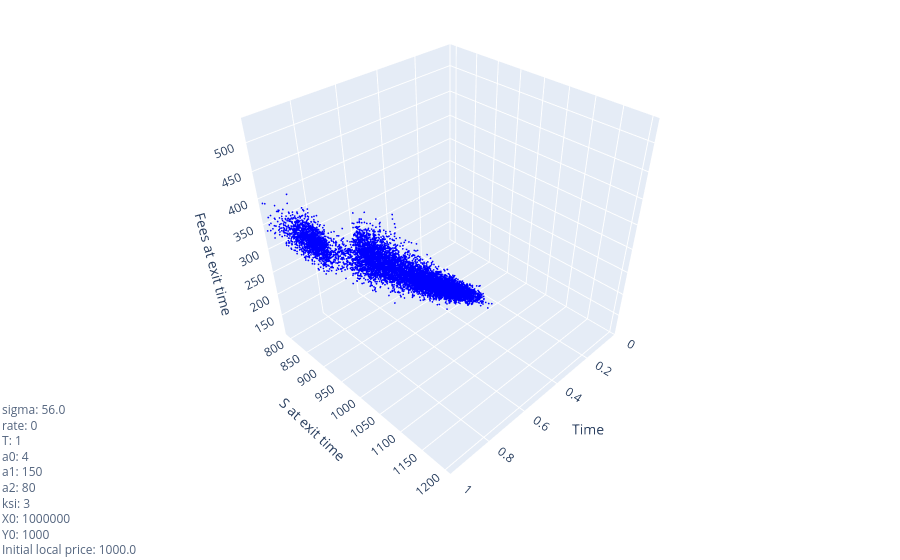

Notebook source saved alongside this figure:
### Code cell
# Solving the AMM problem using Longstaff-Schwartz method
amm_solver2_obj.amm_model(BM_type=BM_type)

amm_paths = amm_solver2_obj.get_paths()['amm_model_0']
res_LS = amm_solver2_obj.longstaff_schwartz(paths=amm_paths, deg=2, problem_type='amm')

# Prepare data for plotting
external_mid_price_S_LS = amm_solver2_obj.get_paths()['external_mid_price_S']
asset_Z = amm_solver2_obj.get_paths()['asset_Z']
fees_R = amm_solver2_obj.get_paths()['fees']

input_params = amm_solver2_obj.get_params()

t_ = np.zeros(shape=(params_grid['n_paths'], params_grid['n_steps'] + 1))
t_[:,:] = np.linspace(0, params_glob['T'], params_grid['n_steps'] + 1)

value_function_LS = res_LS['V_matrix']

x = t_[np.arange(params_grid['n_paths']), res_LS['stopping_time']]       
y = external_mid_price_S_LS[np.arange(params_grid['n_paths']), res_LS['stopping_time']] #- asset_Z[np.arange(params_grid['n_paths']), res_LS['stopping_time']]
z = fees_R[np.arange(params_grid['n_paths']), res_LS['stopping_time']] 

# Plotting the results in 3D
fig = go.Figure(data=go.Scatter3d(
    x=x,       
    y=y,       
    z=z, 
    mode='markers',
    line=dict(color='blue'),
    marker=dict(size=1)
))

fig.update_layout(
    scene=dict(
        xaxis_title='Time',
        yaxis_title='S at exit time',
        zaxis_title='Fees at exit time',
        xaxis=dict(range=[0, params_glob['T']]),
    ),
    scene_camera=dict(
        eye=dict(x=1.5, y=1.5, z=1.5),
        center=dict(x=0, y=0, z=-0.2) 
    ),
    margin=dict(l=0, r=0, t=0, b=0)
)

params_text = (
    f"sigma: {input_params['sigma']}<br>"
    f"rate: {input_params['rate']}<br>"
    f"T: {input_params['T']}<br>"
    f"a0: {input_params['a0']}<br>"
    f"a1: {input_params['a1']}<br>"
    f"a2: {input_params['a2']}<br>"
    f"ksi: {input_params['ksi']}<br>"
    f"X0: {input_params['X0']}<br>"
    f"Y0: {input_params['Y0']}<br>"
    f"Initial local price: {input_params['X0']/input_params['Y0']}<br>"
)

fig.add_annotation(
    text=params_text,
    xref="paper", yref="paper",
    align="left",
    showarrow=False,
    x=0, y=0,                       
    font=dict(size=12),
    opacity=0.8
)

fig.show()

### Figure 1 — Plotly figure (JSON) as saved in the notebook; plotly's stock layout.template omitted (floating-point values rounded to 4 significant figures; data arrays with more than 128 entries replaced by an {"elided": "..."} marker saying what was removed)
{"data": [{"line": {"color": "blue"}, "marker": {"size": 1}, "mode": "markers", "type": "scatter3d", "x": {"elided": "10000 float values"}, "y": {"elided": "10000 float values"}, "z": {"elided": "10000 float values"}}], "layout": {"annotations": [{"align": "left", "font": {"size": 12}, "opacity": 0.8, "showarrow": false, "text": "sigma: 56.0<br>rate: 0<br>T: 1<br>a0: 4<br>a1: 150<br>a2: 80<br>ksi: 3<br>X0: 1000000<br>Y0: 1000<br>Initial local price: 1000.0<br>", "x": 0, "xref": "paper", "y": 0, "yref": "paper"}], "margin": {"b": 0, "l": 0, "r": 0, "t": 0}, "scene": {"camera": {"center": {"x": 0, "y": 0, "z": -0.2}, "eye": {"x": 1.5, "y": 1.5, "z": 1.5}}, "xaxis": {"range": [0, 1], "title": {"text": "Time"}}, "yaxis": {"title": {"text": "S at exit time"}}, "zaxis": {"title": {"text": "Fees at exit time"}}}}}
